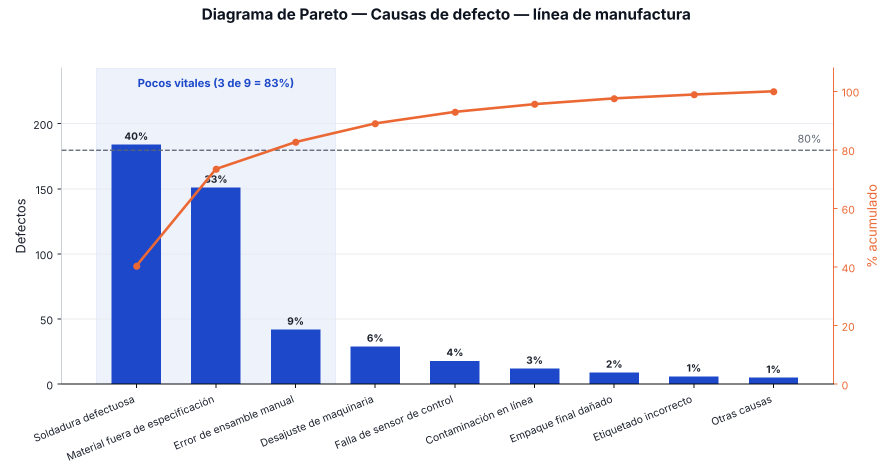
#> input picture proyectos-propios/analizador-pareto/salidas/defectos_manufactura.png, 1785 x 952 px (shown at 1/2 size)
$ python portada_titulo.py ../proyectos-propios/analizador-pareto/salidas/defectos_manufactura.png ../proyectos-propios/analizador-pareto/salidas/devoluciones_retail.png ../proyectos-propios/analizador-pareto/salidas/devoluciones_retail.png ../proyectos-propios/analizador-pareto/salidas/devoluciones_retail.png
#> lines starting #> are read from the running program, lines starting #| are printed output that depends on the picture
#!/usr/bin/env python3
"""
Compone el título de la nota sobre una foto del banco de portadas
(lib/portadas.js), con degradado oscuro + etiqueta de categoría, igual
al tratamiento que se le da a las portadas "arregladas" a mano.

Uso:
  python3 scripts/portada_titulo.py <entrada.jpg> <salida.jpg> "Título de la nota" "CATEGORIA"

- <entrada.jpg>: ruta a la foto original del banco (public/blog/portadas/...)
- <salida.jpg>: ruta del archivo nuevo a generar (no sobrescribe el original
  del banco: usa un nombre distinto, ej. public/blog/portadas/<slug>.jpg)
- "Título de la nota": el `titulo` del frontmatter, tal cual
- "CATEGORIA": nombre visible de la categoría (ej. "Fintech", "IA & GenAI")
"""
import sys
import textwrap
from PIL import Image, ImageDraw, ImageFont, ImageFilter

ANCHO, ALTO = 1200, 675  # relación 16:9 — suficiente para cualquier card del sitio;
# antes era 1600x900 a calidad 90, lo que generaba archivos de ~250-900KB cada uno
# y disparó el uso de Deployment Storage de Vercel (425 portadas × ese peso, en
# cada deployment retenido). 1200x675 a calidad 80 se ve igual de nítido en
# pantalla y pesa una fracción.

FUENTE_TITULO = "/usr/share/fonts/truetype/dejavu/DejaVuSans-Bold.ttf"
FUENTE_TAG = "/usr/share/fonts/truetype/dejavu/DejaVuSans-Bold.ttf"

# Paleta de colores de acento — antes todas las portadas usaban el mismo
# ámbar fijo para la etiqueta de categoría y la marca "jgonzalez.app". Ahora
# el color varía según la categoría (mismo color siempre para la misma
# categoría, así se mantiene cierta identidad visual por tema sin que
# TODO el sitio se vea amarillo).
PALETA_ACENTO = [
    (111, 168, 255),  # azul
    (90, 209, 200),  # teal
    (126, 217, 87),  # verde
    (255, 111, 97),  # coral
    (184, 156, 255),  # morado
    (255, 143, 177),  # rosa
    (255, 200, 90),  # ámbar (el original — ya no es el único)
]
COLOR_POR_CATEGORIA = {
    "ia & genai": PALETA_ACENTO[0],
    "ia": PALETA_ACENTO[0],
    "cloud": PALETA_ACENTO[0],
    "data architecture": PALETA_ACENTO[0],
    "data model": PALETA_ACENTO[0],
    "data engineering": PALETA_ACENTO[0],
    "snowflake": PALETA_ACENTO[0],
    "business": PALETA_ACENTO[1],
    "business analytics": PALETA_ACENTO[1],
    "fintech": PALETA_ACENTO[2],
    "geopolitics": PALETA_ACENTO[3],
    "opinión": PALETA_ACENTO[4],
    "opinion": PALETA_ACENTO[4],
    "leadership": PALETA_ACENTO[5],
}


def color_categoria(categoria):
    """Color de acento para una categoría — fijo para las conocidas (ver
    COLOR_POR_CATEGORIA), determinístico por hash para cualquier otra (ej.
    "TESIS · SEMANA 4", "Pulso de Mercado") para que varíe entre portadas
    pero nunca cambie para la misma categoría entre una corrida y otra."""
    clave = categoria.strip().lower()
    if clave in COLOR_POR_CATEGORIA:
        return COLOR_POR_CATEGORIA[clave]
    indice = sum(ord(c) for c in clave) % len(PALETA_ACENTO)
    return PALETA_ACENTO[indice]


def recortar_cubrir(img, ancho, alto):
    """Recorta la imagen al centro para llenar ancho x alto sin deformarla."""
#> called with ancho = 1200, alto = 675
    ratio_objetivo = ancho / alto
    w, h = img.size
#> w = 1785; h = 952
    ratio = w / h
#> ratio = 1.88
    if ratio > ratio_objetivo:
        nuevo_w = int(h * ratio_objetivo)
#> nuevo_w = 1692
        x0 = (w - nuevo_w) // 2
#> x0 = 46
        img = img.crop((x0, 0, x0 + nuevo_w, h))
    else:
        nuevo_h = int(w / ratio_objetivo)
        y0 = (h - nuevo_h) // 2
        img = img.crop((0, y0, w, y0 + nuevo_h))
    return img.resize((ancho, alto), Image.LANCZOS)
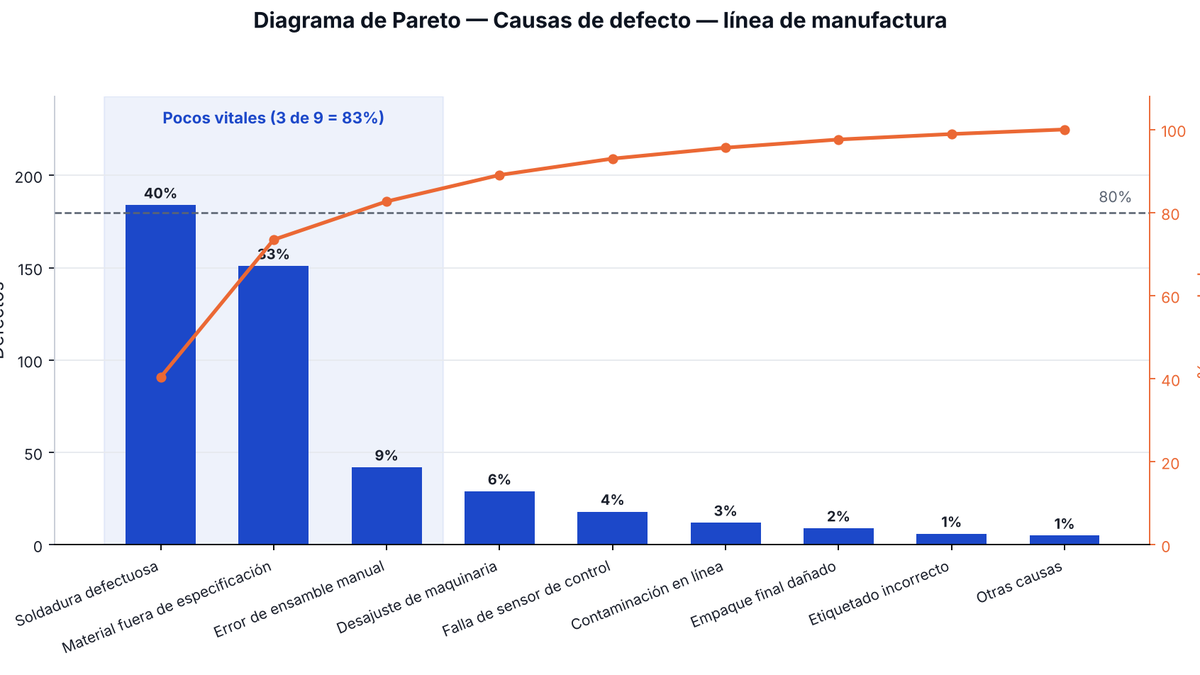
#> returned value: PIL image 1200x675 RGB; mean R, G, B 232.2, 235.2, 245.6


def envolver_titulo(draw, texto, fuente, ancho_max):
    """Envuelve el título en líneas que quepan en ancho_max px."""
    palabras = texto.split()
    lineas, actual = [], ""
    for palabra in palabras:
        prueba = f"{actual} {palabra}".strip()
        if draw.textlength(prueba, font=fuente) <= ancho_max:
            actual = prueba
        else:
            if actual:
                lineas.append(actual)
            actual = palabra
    if actual:
        lineas.append(actual)
    return lineas


def generar(entrada, salida, titulo, categoria):
    base = Image.open(entrada).convert("RGB")
    tratar_imagen(base, salida, titulo, categoria)


def tratar_imagen(base, salida, titulo, categoria):
    """Igual que generar(), pero recibe una imagen PIL ya abierta en vez de
    una ruta — la usa también scripts/portada_ia.py sobre la imagen que
    acaba de generar OpenAI, sin tener que guardarla y reabrirla primero."""
    base = base.convert("RGB")
    base = recortar_cubrir(base, ANCHO, ALTO)

    # Degradado oscuro de abajo hacia arriba, para que el texto blanco
    # siempre sea legible sin importar qué tan clara sea la foto. Acotado
    # al cuarto inferior (antes cubría el 65% de la imagen hasta casi
    # negro, lo que hacía ver las portadas muy oscuras en general).
    degradado = Image.new("L", (1, ALTO), color=0)
    for y in range(ALTO):
        t = max(0, (y - ALTO * 0.55) / (ALTO * 0.45))
        degradado.putpixel((0, y), int(190 * (t ** 1.1)))
    degradado = degradado.resize((ANCHO, ALTO))
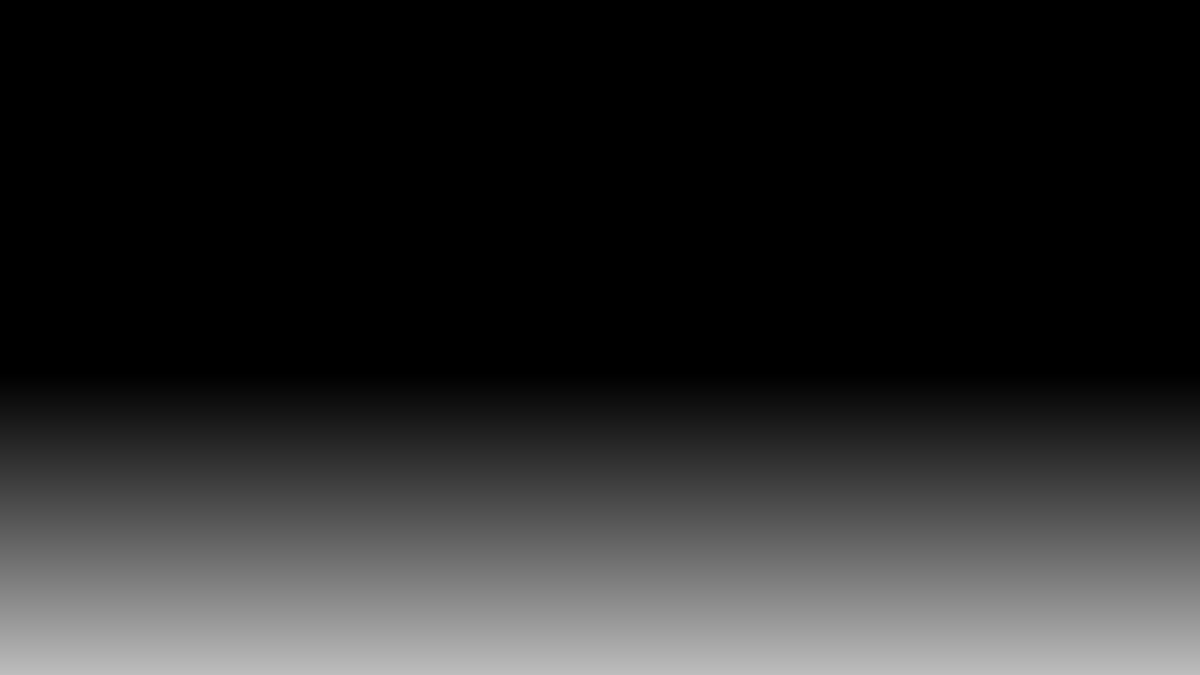
#> degradado: PIL image 1200x675 L; min 0, max 189, mean 40.3
    overlay = Image.new("RGBA", (ANCHO, ALTO), (10, 12, 18, 0))
    overlay.putalpha(degradado)
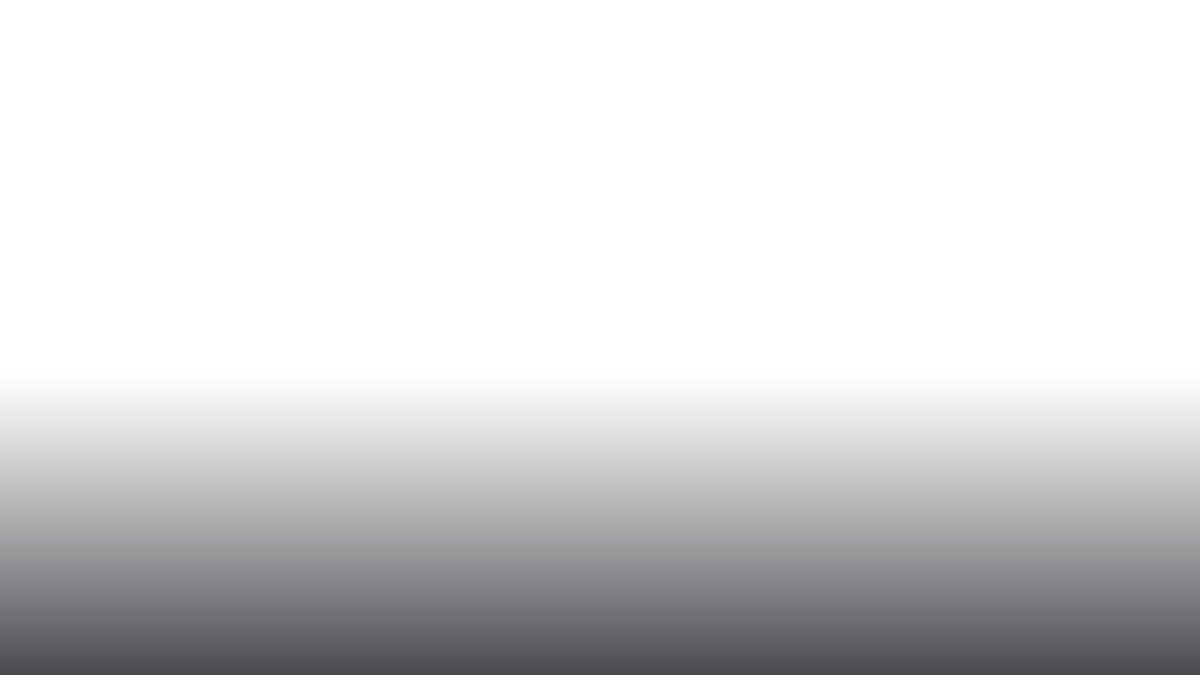
#> overlay: PIL image 1200x675 RGBA; mean R, G, B, A 10, 12, 18, 40.3; transparent parts drawn white
    base = base.convert("RGBA")
#> base: PIL image 1200x675 RGBA
    base = Image.alpha_composite(base, overlay)
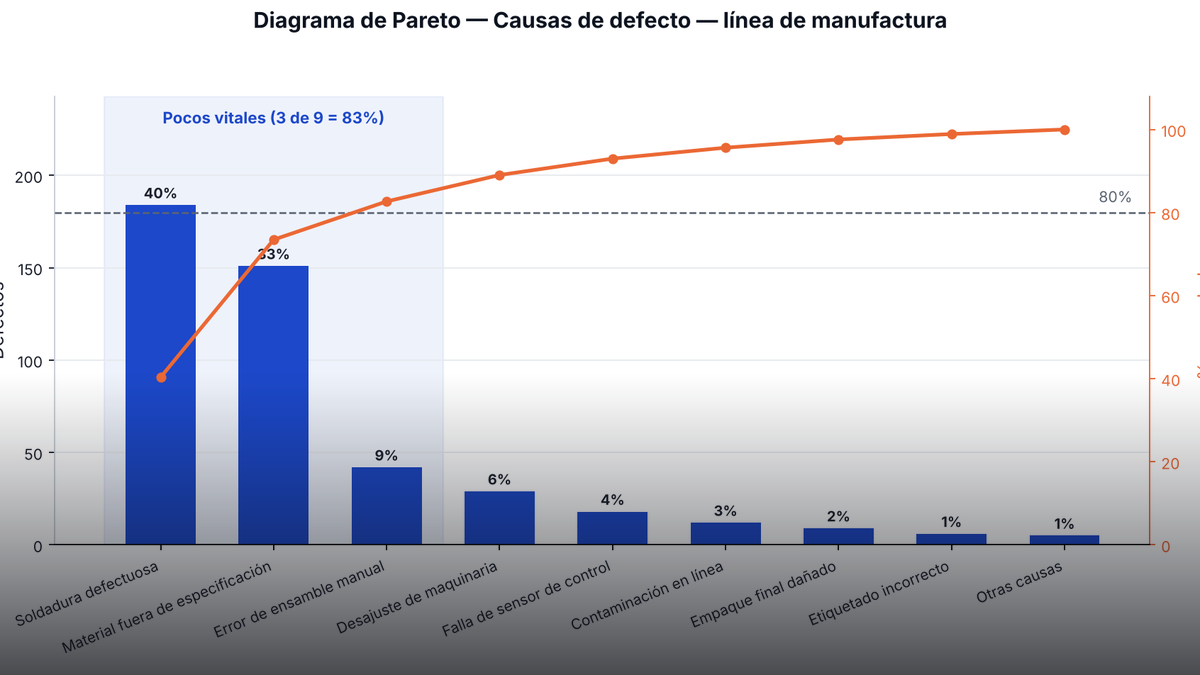
#> base: PIL image 1200x675 RGBA; mean R, G, B, A 197.2, 199.9, 209.7, 255

    draw = ImageDraw.Draw(base)

    # Margen "title-safe": el sitio recorta esta imagen 16:9 a proporciones
    # más angostas en distintos lugares (el carrusel la muestra en 4:3), lo
    # que recorta ~12.5% de cada lado. Un margen de 72px quedaba fuera de
    # esa zona segura y el texto se cortaba por los bordes; 230px asegura
    # que el texto sobreviva incluso el recorte 4:3 más agresivo del sitio.
    margen = 230
    ancho_texto = ANCHO - margen * 2

    # Título, en 2-4 líneas según longitud (se calcula primero para poder
    # colocar la etiqueta de categoría arriba, sin encimarse).
    tam_fuente = 64
    fuente_titulo = ImageFont.truetype(FUENTE_TITULO, tam_fuente)
    lineas = envolver_titulo(draw, titulo, fuente_titulo, ancho_texto)
#> lineas = 1 item
    while len(lineas) > 4 and tam_fuente > 36:
        tam_fuente -= 4
        fuente_titulo = ImageFont.truetype(FUENTE_TITULO, tam_fuente)
        lineas = envolver_titulo(draw, titulo, fuente_titulo, ancho_texto)
#> this loop made 0 passes
#> after the loop, tam_fuente = 64

    alto_linea = int(tam_fuente * 1.2)
#> alto_linea = 76
    bloque_titulo = alto_linea * len(lineas)
#> bloque_titulo = 76
    y_titulo = ALTO - 80 - bloque_titulo
#> y_titulo = 519

    acento = color_categoria(categoria)

    # Etiqueta de categoría, siempre arriba del bloque de título con margen fijo.
    fuente_tag = ImageFont.truetype(FUENTE_TAG, 30)
    tag_y = y_titulo - 56
#> tag_y = 463
    draw.text((margen, tag_y), categoria.upper(), font=fuente_tag, fill=(*acento, 255))

    y = y_titulo
#> y = 519
    for linea in lineas:
        draw.text((margen, y), linea, font=fuente_titulo, fill=(255, 255, 255, 255))
        y += alto_linea
#> this loop made 1 pass
#> y on pass 1: 595
#> after the loop, y = 595

    # Marca "jgonzalez.app" en la esquina superior derecha. Antes era una
    # placa sólida color ámbar — se veía como un botón pegado encima de la
    # foto. Ahora: fondo oscuro translúcido (solo para legibilidad, no un
    # bloque de color) + una línea vertical de acento (el mismo color que
    # la etiqueta de categoría) al lado del texto, en vez de encerrarlo.
    fuente_marca = ImageFont.truetype(FUENTE_TAG, 36)
    marca = "jgonzalez.app"
    ancho_marca = draw.textlength(marca, font=fuente_marca)
#> ancho_marca = 280.9
    pad_x, pad_y = 22, 14
    linea_ancho, linea_gap = 4, 16

    placa_x1 = ANCHO - 40
    placa_y1 = 40
    placa_alto = 36 + pad_y * 2
    placa_ancho = linea_ancho + linea_gap + ancho_marca + pad_x * 2
#> placa_ancho = 344.9
    placa_x0 = placa_x1 - placa_ancho
#> placa_x0 = 815.1
    placa_y0 = placa_y1

    draw.rounded_rectangle(
        (placa_x0, placa_y0, placa_x1, placa_y0 + placa_alto),
        radius=10,
        fill=(10, 12, 18, 150),
    )
    linea_x0 = placa_x0 + pad_x
#> linea_x0 = 837.1
    draw.rectangle(
        (linea_x0, placa_y0 + 10, linea_x0 + linea_ancho, placa_y0 + placa_alto - 10),
        fill=(*acento, 255),
    )
    marca_x = linea_x0 + linea_ancho + linea_gap
#> marca_x = 857.1
    marca_y = placa_y0 + pad_y
    draw.text((marca_x, marca_y), marca, font=fuente_marca, fill=(255, 255, 255, 255))

    base.convert("RGB").save(salida, quality=80, optimize=True)
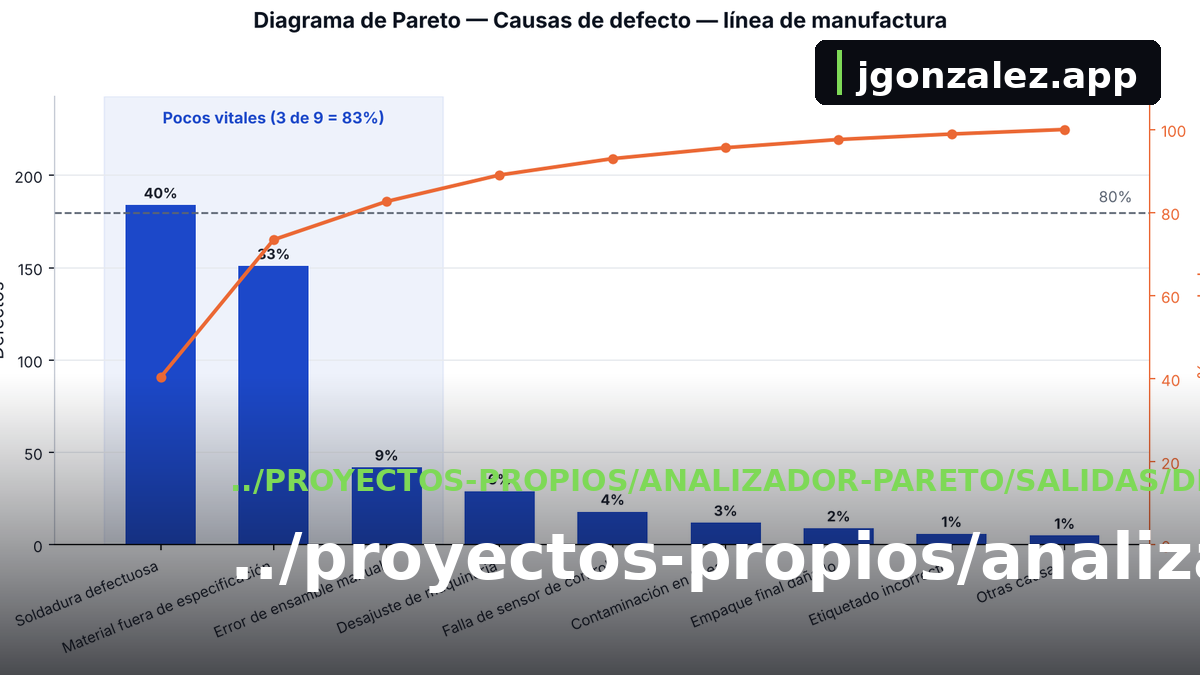
#> saved as devoluciones_retail.png: PIL image 1200x675 RGB; mean R, G, B 193.7, 197.5, 205.5
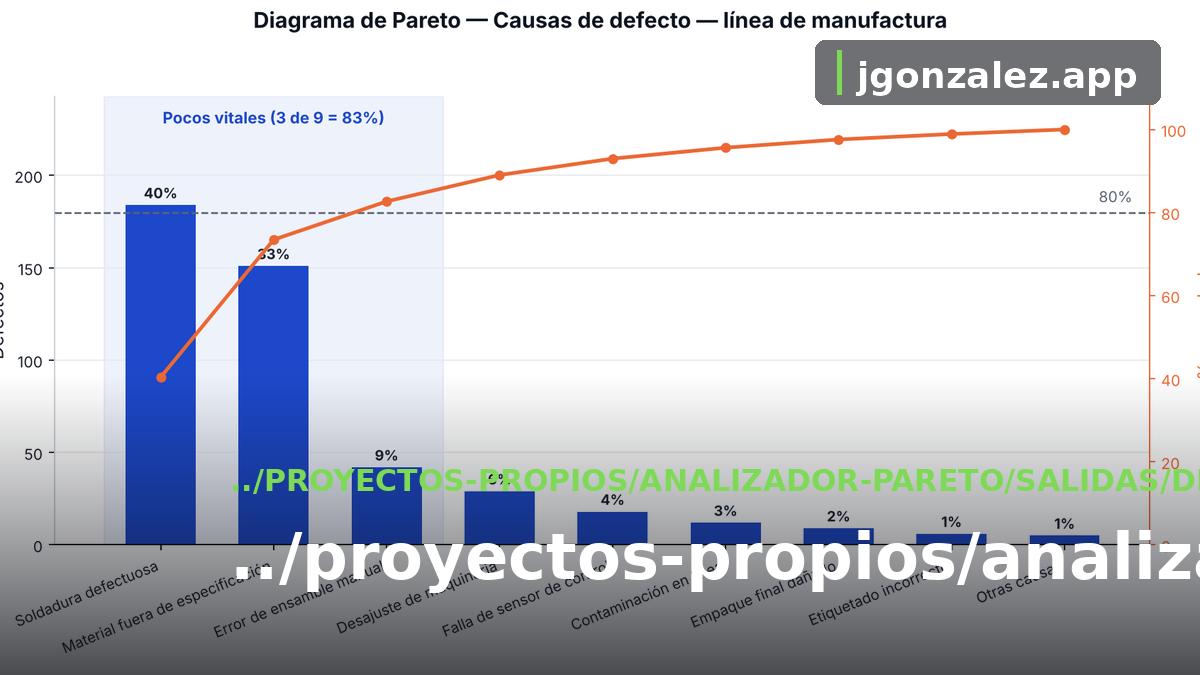
#> base: PIL image 1200x675 RGBA; mean R, G, B, A 193.7, 197.5, 205.5, 252.6; transparent parts drawn white
    print(f"OK: {salida} ({len(lineas)} líneas, fuente {tam_fuente}px)")
#| OK: ../proyectos-propios/analizador-pareto/salidas/devoluciones_retail.png (1 líneas, fuente 64px)


if __name__ == "__main__":
    if len(sys.argv) != 5:
        print(__doc__)
        sys.exit(1)
    generar(sys.argv[1], sys.argv[2], sys.argv[3], sys.argv[4])
